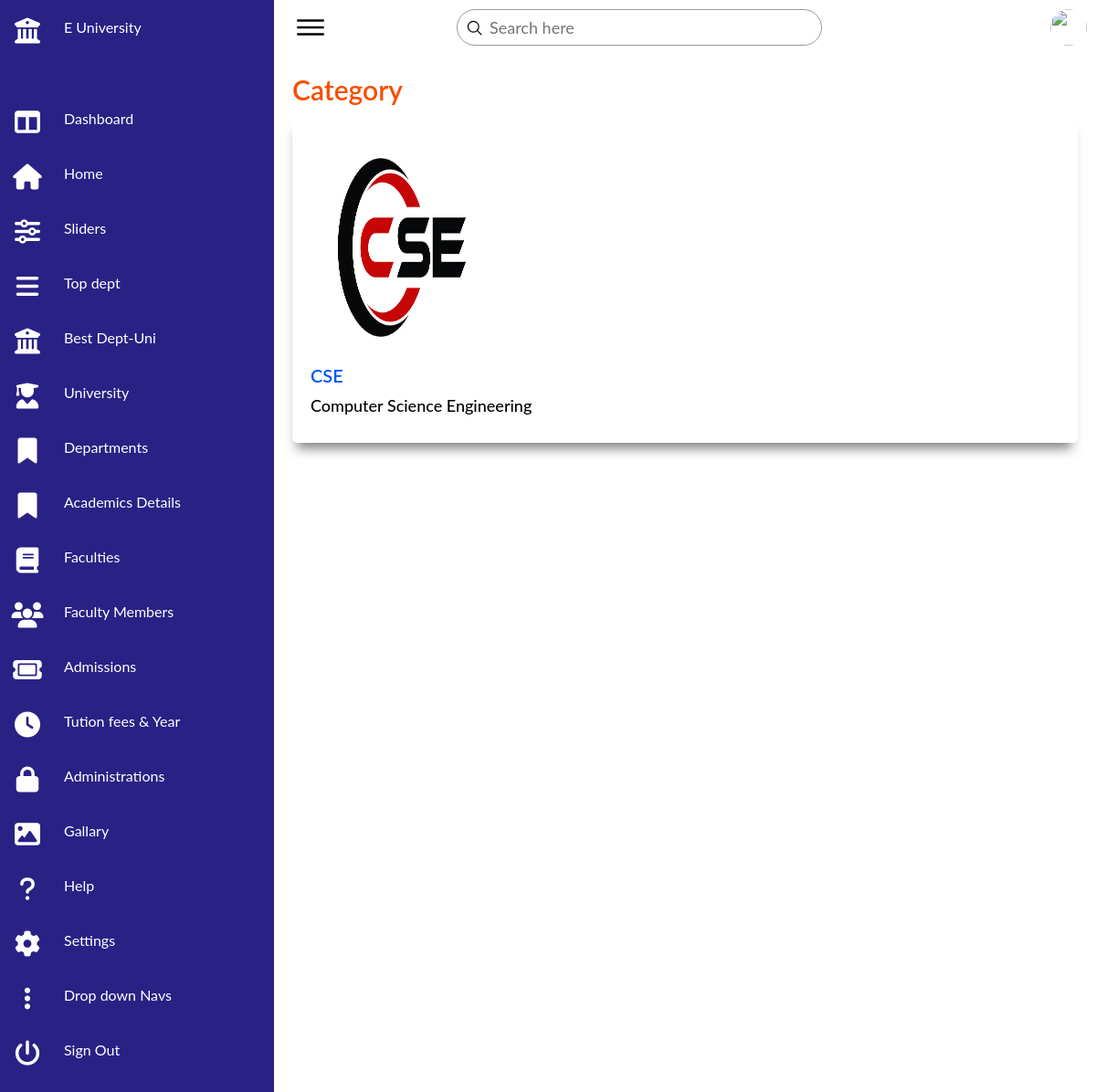
The page /view-category.php?id=1 on the database its author committed.
### tables this page shows
CREATE TABLE `categories` (
  `id` int NOT NULL,
  `name` varchar(255) NOT NULL,
  `description` varchar(255) NOT NULL,
  `image` varchar(255) NOT NULL
);

### view-category.php (the view, shortened to what this page needs)
<!DOCTYPE html>
<html lang="en">
<head>
    <link rel="stylesheet" href="https://cdnjs.cloudflare.com/ajax/libs/font-awesome/6.2.1/css/all.min.css">
    <link rel="stylesheet" href="css/admin.css">
    <link rel="stylesheet" href="css/style.css">
</head>
<body>
    <div class="container">
        <?php include_once 'admin-nav.php'?>
        <div class="main">
            <div class="topbar">
                <div class="toggle">
                    <ion-icon name="menu-outline"></ion-icon>
                </div>
                <div class="search">
                    <label>
                        <input type="text" placeholder="Search here">
                        <ion-icon name="search-outline"></ion-icon>
                    </label>
                </div>
                <div class="user">
                    <img src="assets/imgs/customer01.jpg" alt="">
                </div>
            </div>
            <div class="table">
                <div class="text">
                    <h1>Category</h1>
                </div>
                <?php
                include_once 'config.php';
                $id = $_GET['id'];
                $sql = "SELECT * FROM categories WHERe id = '$id'";
                $result = mysqli_query($conn,$sql);
                if(mysqli_num_rows($result)>0){
                    while($row = mysqli_fetch_assoc($result)){
                ?>
               <div class="view-category">
                <img src="<?= $row['image']?>" alt="" style="Width: 200px;Height: 250px;">
                <h2><?= $row['name']?></h2>
                <p><?= $row['description']?></p>
               </div>
                <?php } } ?>
            </div>
        </div>
    </div>
</body>
</html>

### css/admin.css (style rules this page uses)
* { font-family: "Ubuntu", sans-serif; margin: 0; padding: 0; box-sizing: border-box; }
:root { --blue: #2a2185; --white: #fff; --gray: #f5f5f5; --black1: #222; --black2: #999; }
body { overflow-x: hidden; }
.container { position: relative; width: 100%; display: flex; justify-content: space-between; align-items: center; height: 100%; }
.main { position: absolute; width: calc(100% - 300px); left: 300px; height: 100%; background: var(--white); transition: 0.5s; }
.topbar { width: 100%; height: 60px; display: flex; justify-content: space-between; align-items: center; padding: 0 10px; }
.toggle { position: relative; width: 60px; height: 60px; display: flex; justify-content: center; align-items: center; font-size: 2.5rem; cursor: pointer; }
.search { position: relative; width: 400px; margin: 0 10px; }
.search label { position: relative; width: 100%; }
.search label input { width: 100%; height: 40px; border-radius: 40px; padding: 5px 20px; padding-left: 35px; font-size: 18px; outline: none; border: 1px solid var(--black2); }
.search label ion-icon { position: absolute; top: 0; left: 10px; font-size: 1.2rem; }
.user { position: relative; width: 40px; height: 40px; border-radius: 50%; overflow: hidden; cursor: pointer; }
.user img { position: absolute; top: 0; left: 0; width: 100%; height: 100%; object-fit: cover; }
.table { padding: 20px; width: 100%; }
.table .text h1 { font-size: 30px; font-weight: 600; margin-bottom: 10px; color: rgb(247, 78, 0); }
.table .view-category { padding: 20px; width: 100%; background: white; border-radius: 5px; box-shadow: -1px 12px 12px -6px rgba(0,0,0,0.5); }
.table .view-category h2 { font-size: 20px; font-weight: 600; margin-bottom: 10px; color: rgb(0, 86, 247); }
.table .view-category p { font-size: 18px; font-weight: 500; margin-bottom: 10px; color: rgb(0, 0, 0); }

### css/style.css (style rules this page uses)
* { margin: 0; padding: 0; box-sizing: border-box; text-decoration: none; list-style: none; scroll-behavior: smooth; font-family: 'Lato', sans-serif; }

### rows shown on the page
categories: image (picture), name "CSE", description "Computer Science Engineering"
